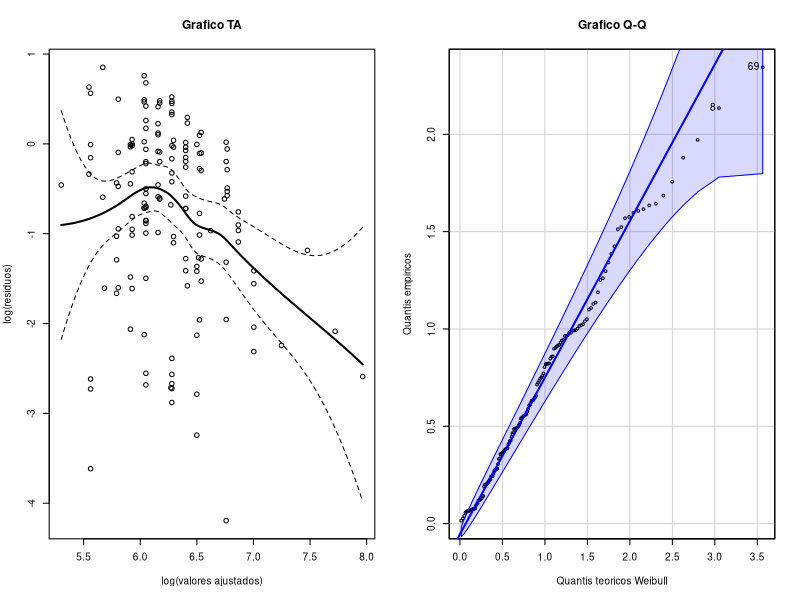
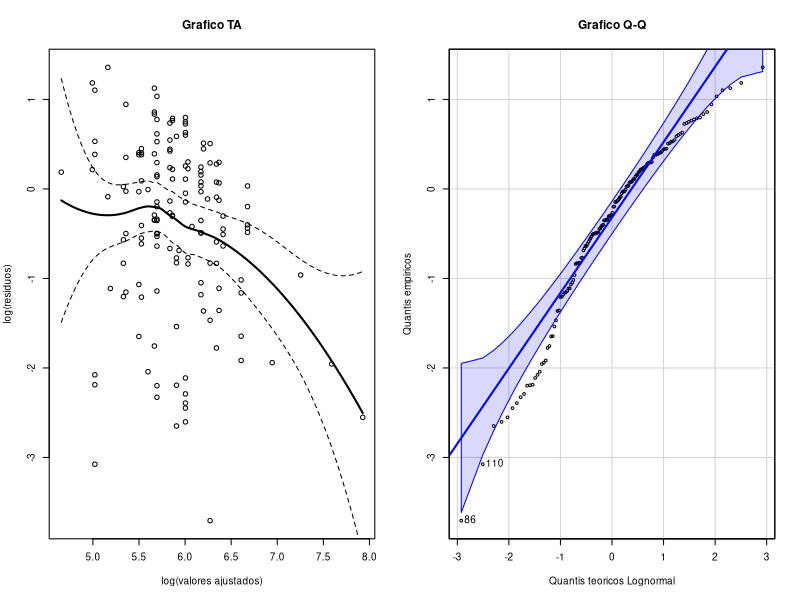
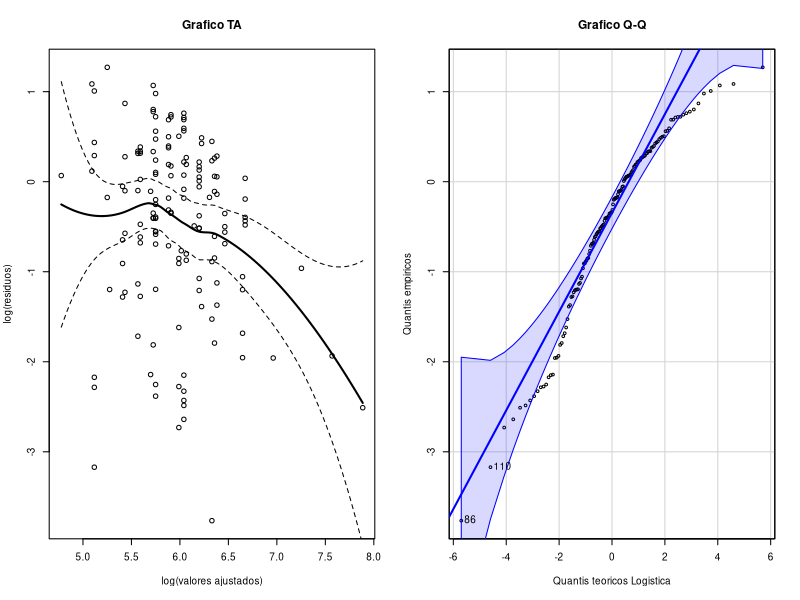

These figures' R source, in order:
## ---- chunk 1
#| echo: fenced
library(survival)
library(readxl)
dados <- read_xlsx("heroina.xlsx", col_names = TRUE )
summary(dados)
## ---- chunk 2
#| echo: fenced
nrow(dados)
sum(complete.cases(dados))
## ---- chunk 3
#| echo: fenced
TFAExp <- survreg(Surv(survt,status)~ clinic + prison + dose,dist='exponential', data=dados)
summary(TFAExp)
## ---- chunk 4
#| echo: fenced
TFAWei <- survreg(Surv(survt, status) ~ clinic + prison + dose,
                   dist = "weibull", 
                   data=dados)
summary(TFAWei)
## ---- chunk 5
#| echo: fenced
novosdados <- data.frame(clinic = c("1", "2"),
                         prison = c(0, 0), dose = c(60, 60))
previs <- predict(TFAWei, type = "quantile", 
                  newdata = novosdados, p = 0.5)
previs
## ---- chunk 6
previs[2]/previs[1]
## ---- chunk 7
previs <- predict(TFAWei, type = "quantile", 
                  newdata = novosdados, p = 0.7)
previs
## ---- chunk 8
previs[2]/previs[1]
## ---- chunk 9
smoothSEcurve <- function(yy, xx) {
# usar depois de chamar um grafico
# Ajusta um curva lowess curve com IC de 95%
## Facilita a avaliação dos resíduos
xx.list <- min(xx) + ((0:100)/100)*(max(xx) - min(xx))
yy.xx <- predict(loess(yy ~ xx), se=T,
newdata=data.frame(xx=xx.list))
lines(yy.xx$fit ~ xx.list, lwd=2)
lines(yy.xx$fit -
qt(0.975, yy.xx$df)*yy.xx$se.fit ~ xx.list, lty=2)
lines(yy.xx$fit +
qt(0.975, yy.xx$df)*yy.xx$se.fit ~ xx.list, lty=2)
}
## ---- chunk 10
library(car)
par(mfrow = c(1, 2), cex = 0.6)
pred.lin <- predict(TFAWei, type = "lp")[dados$status == 1]
log.resid <- log(dados$survt[dados$status == 1]) - pred.lin
plot(pred.lin, log.resid, main = "Grafico TA",
xlab = "log(valores ajustados)", ylab = "log(residuos)")
smoothSEcurve(log.resid, pred.lin)
qqPlot(exp(log.resid), dist = "weibull",
shape = 1/TFAWei$scale,
main = "Grafico Q-Q", xlab = "Quantis teoricos Weibull", ylab = "Quantis empiricos")
## ---- chunk 11
#| echo: fenced
TFALn <- survreg(Surv(survt, status) ~ clinic + prison + dose,
                   dist = "lognormal", 
                   data=dados)
summary(TFALn)
## ---- chunk 12
#| echo: fenced
previs <- predict(TFALn, type = "quantile", 
                  newdata = novosdados, p = 0.5)
previs
## ---- chunk 13
previs[2]/previs[1]

## ---- chunk 14
previs <- predict(TFALn, type = "quantile", 
                  newdata = novosdados, p = 0.7)
previs
## ---- chunk 15
previs[2]/previs[1]
## ---- chunk 16
#| echo: fenced
par(mfrow = c(1, 2), cex = 0.6)
pred.lin <- predict(TFALn, type = "lp")[dados$status == 1]
log.resid <- log(dados$survt[dados$status == 1]) - pred.lin
plot(pred.lin, log.resid, main = "Grafico TA",
xlab = "log(valores ajustados)", ylab = "log(residuos)")
smoothSEcurve(log.resid, pred.lin)
qqPlot(log.resid, dist = "norm", sd=TFALn$scale, 
main = "Grafico Q-Q", xlab = "Quantis teoricos Lognormal", ylab = "Quantis empiricos")
## ---- chunk 17
#| echo: fenced
TFALl <- survreg(Surv(survt, status) ~ clinic + prison + dose,
                   dist = "loglogistic", 
                   data=dados)
summary(TFALl)
## ---- chunk 18
#| echo: fenced
previs <- predict(TFALl, type = "quantile", 
                  newdata = novosdados, p = 0.5)
previs
## ---- chunk 19
previs[2]/previs[1]
## ---- chunk 20
previs <- predict(TFALl, type = "quantile", 
                  newdata = novosdados, p = 0.7)
previs
## ---- chunk 21
previs[2]/previs[1]
## ---- chunk 22
#| echo: fenced
par(mfrow = c(1, 2), cex = 0.6)
pred.lin <- predict(TFALl, type = "lp")[dados$status == 1]
log.resid <- log(dados$survt[dados$status == 1]) - pred.lin
plot(pred.lin, log.resid, main = "Grafico TA",
xlab = "log(valores ajustados)", ylab = "log(residuos)")
smoothSEcurve(log.resid, pred.lin)
qqPlot(log.resid, dist = "logis", 
main = "Grafico Q-Q", xlab = "Quantis teoricos Logistica", ylab = "Quantis empiricos")
